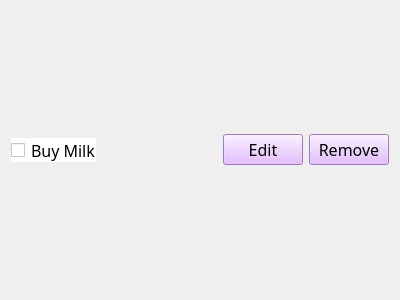
<?xml version="1.0" encoding="UTF-8"?>
<ui version="4.0">
 <class>Task</class>
 <widget class="QWidget" name="Task">
  <property name="geometry">
   <rect>
    <x>0</x>
    <y>0</y>
    <width>400</width>
    <height>300</height>
   </rect>
  </property>
  <property name="windowTitle">
   <string>Form</string>
  </property>
  <property name="styleSheet">
   <string notr="true">
background-image: url(:/new/prefix1/imgs/1567832.jpg);
</string>
  </property>
  <layout class="QHBoxLayout" name="horizontalLayout">
   <item>
    <widget class="QCheckBox" name="checkbox">
     <property name="font">
      <font>
       <family>Microsoft YaHei UI Light</family>
       <pointsize>12</pointsize>
      </font>
     </property>
     <property name="autoFillBackground">
      <bool>false</bool>
     </property>
     <property name="styleSheet">
      <string notr="true">border-color: rgb(200, 0, 0);
background-color: rgb(255, 255, 255);</string>
     </property>
     <property name="text">
      <string>Buy Milk</string>
     </property>
    </widget>
   </item>
   <item>
    <spacer name="horizontalSpacer">
     <property name="font">
      <font>
       <family>Microsoft YaHei UI Light</family>
       <pointsize>12</pointsize>
      </font>
     </property>
     <property name="autoFillBackground">
      <bool>false</bool>
     </property>
     <property name="orientation">
      <enum>Qt::Horizontal</enum>
     </property>
     <property name="sizeHint" stdset="0">
      <size>
       <width>40</width>
       <height>20</height>
      </size>
     </property>
    </spacer>
   </item>
   <item>
    <widget class="QPushButton" name="editButton">
     <property name="font">
      <font>
       <family>Microsoft YaHei UI Light</family>
       <pointsize>12</pointsize>
      </font>
     </property>
     <property name="autoFillBackground">
      <bool>false</bool>
     </property>
     <property name="styleSheet">
      <string notr="true">border-color: rgb(200, 0, 0);
border-width:thick;
background-color:rgb(222, 170, 255);
</string>
     </property>
     <property name="text">
      <string>Edit</string>
     </property>
    </widget>
   </item>
   <item>
    <widget class="QPushButton" name="removeButton">
     <property name="font">
      <font>
       <family>Microsoft YaHei UI Light</family>
       <pointsize>12</pointsize>
      </font>
     </property>
     <property name="autoFillBackground">
      <bool>false</bool>
     </property>
     <property name="styleSheet">
      <string notr="true">border-color: rgb(200, 0, 0);
border-width:thick;
background-color:rgb(222, 170, 255);</string>
     </property>
     <property name="text">
      <string>Remove</string>
     </property>
    </widget>
   </item>
  </layout>
 </widget>
 <resources/>
 <connections/>
</ui>
